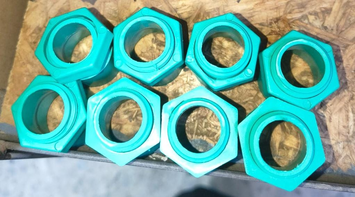
#> input picture data/imagen_proyecto2.png, 355 x 197 px, shrunk from 1022 x 566 before the run
$ python semana09_vision.py
#> lines starting #> are read from the running program, lines starting #| are printed output that depends on the picture; after the words box and inside, x2 and y2 are one past the last pixel; in counts of white or black regions, pixels touching at a corner belong together
from pathlib import Path
from importlib import import_module

import matplotlib.pyplot as plt


# Carga diferida para evitar falsos diagnósticos del analizador cuando
# `scikit-image` está instalado en un intérprete distinto al seleccionado.
skimage = import_module("skimage")
feature = skimage.feature
filters = skimage.filters
io = skimage.io
label = import_module("skimage.measure").label


# ============================================================
# 1. RUTAS
# ============================================================

ROOT = Path(__file__).resolve().parent.parent
DATA = ROOT / "data"
ARTIFACTS = ROOT / "artifacts"

ARTIFACTS.mkdir(parents=True, exist_ok=True)


# ============================================================
# 2. CARGAR IMAGEN DEL PROYECTO
# ============================================================

image = io.imread(
    DATA / "imagen_proyecto2.png",
    as_gray=True
)
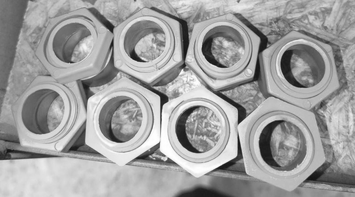
#> image: shape (197, 355) float64; min 0.0813, max 1, mean 0.626


# ============================================================
# 3. DETECCIÓN DE BORDES - CANNY
# ============================================================

edges_sigma_1 = feature.canny(
    image,
    sigma=1.0
)
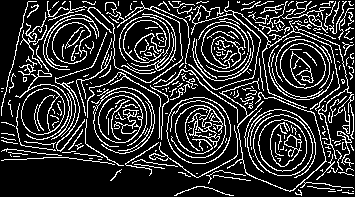
#> edges_sigma_1: shape (197, 355) bool; 19.3% white in thin lines or dots

edges_sigma_2 = feature.canny(
    image,
    sigma=2.0
)
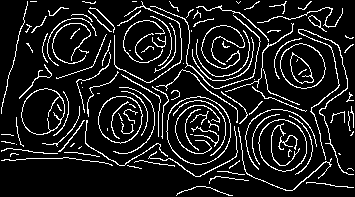
#> edges_sigma_2: shape (197, 355) bool; 11.6% white in thin lines or dots

edges_sigma_4 = feature.canny(
    image,
    sigma=4.0
)
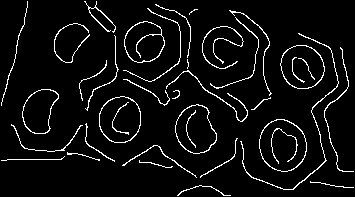
#> edges_sigma_4: shape (197, 355) bool; 5.8% white in thin lines or dots


# ============================================================
# 4. SEGMENTACIÓN MEDIANTE OTSU
# ============================================================

threshold = filters.threshold_otsu(image)
#> threshold = 0.571

mask = image > threshold
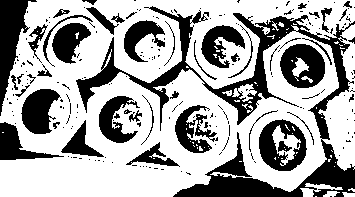
#> mask: shape (197, 355) bool; 65.5% white; 214 black regions (166 under 20 px), largest, box (x1, y1, x2, y2) and area: (76, 6, 355, 197) 9409, (0, 0, 37, 116) 1731, (280, 44, 325, 88) 1358


# ============================================================
# 5. REGIONES CONECTADAS
# ============================================================

labels = label(mask)
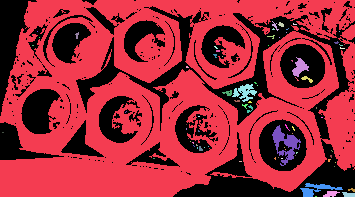
#> labels: shape (197, 355) int32; 75 distinct labels, from 0 to 74; one colour per label, 0 black

numero_regiones = labels.max()
#> numero_regiones = 74

print("Umbral Otsu:", round(float(threshold), 4))
#| Umbral Otsu: 0.5711
print("Regiones conectadas:", numero_regiones)
#| Regiones conectadas: 74


# ============================================================
# 6. EVIDENCIA VISUAL
# ============================================================

fig, axes = plt.subplots(
    1,
    5,
    figsize=(18, 4)
)

axes[0].imshow(image, cmap="gray")
axes[0].set_title("Original")

axes[1].imshow(edges_sigma_1, cmap="gray")
axes[1].set_title("Canny sigma=1")

axes[2].imshow(edges_sigma_2, cmap="gray")
axes[2].set_title("Canny sigma=2")

axes[3].imshow(edges_sigma_4, cmap="gray")
axes[3].set_title("Canny sigma=4")

axes[4].imshow(mask, cmap="gray")
axes[4].set_title("Otsu")


for ax in axes:
    ax.axis("off")


fig.tight_layout()

fig.savefig(
    ARTIFACTS / "semana09_vision.png",
    dpi=160
)

print(
    "Guardado:",
    ARTIFACTS / "semana09_vision.png"
)

$ run again, with data/imagen_proyecto.png copied over data/imagen_proyecto2.png
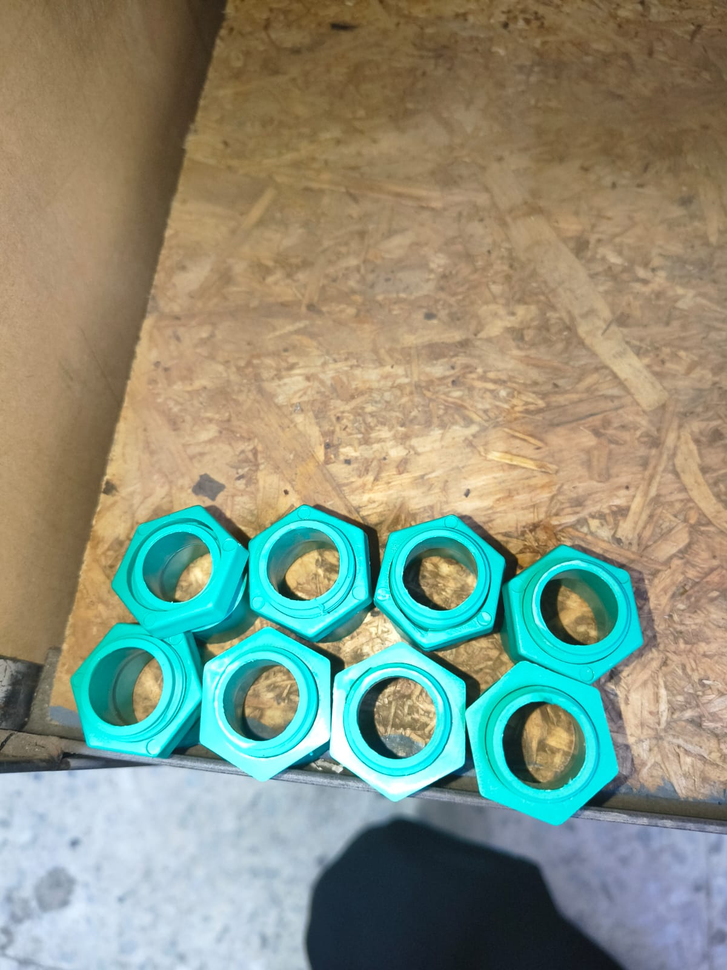
#> input picture data/imagen_proyecto.png, 727 x 970 px, shrunk from 1200 x 1600 before the run
#> `edges_sigma_1 = feature.canny( image, sigma=1.0 )`:
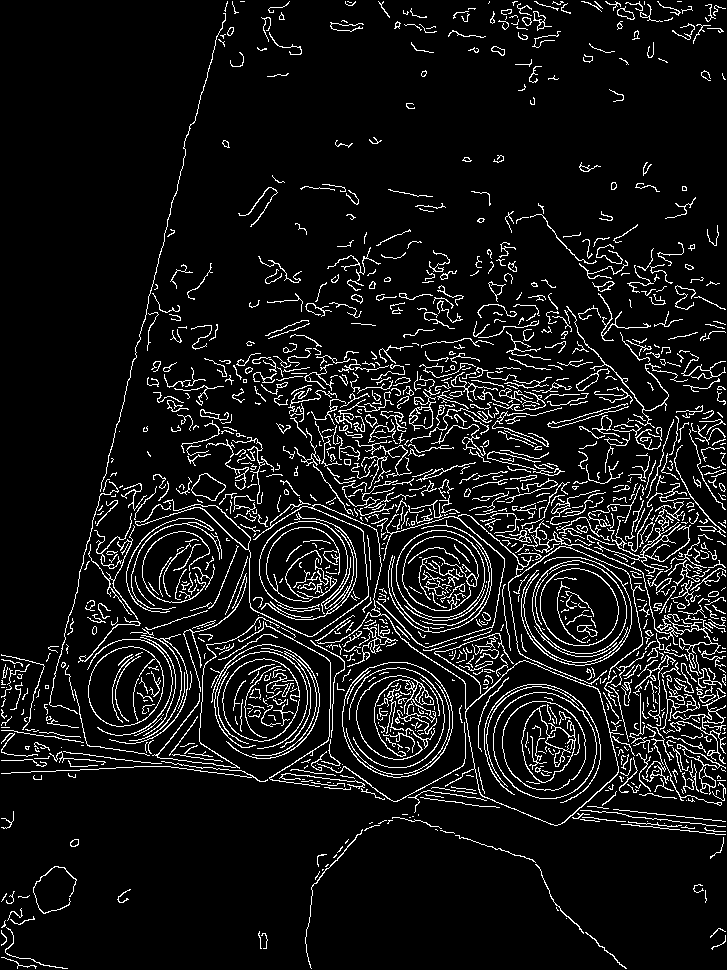
#> edges_sigma_1: shape (970, 727) bool; 8.4% white in thin lines or dots
#> edges_sigma_2: shape (970, 727) bool; 3.9% white in thin lines or dots
#> edges_sigma_4: shape (970, 727) bool; 1.4% white in thin lines or dots
#> threshold = 0.528
#> mask: shape (970, 727) bool; 60.6% white; 993 black regions (801 under 20 px), largest, box (x1, y1, x2, y2) and area: (0, 0, 727, 774) 167368, (304, 798, 680, 970) 43075, (183, 504, 660, 735) 14470
#> `labels = label(mask)`:
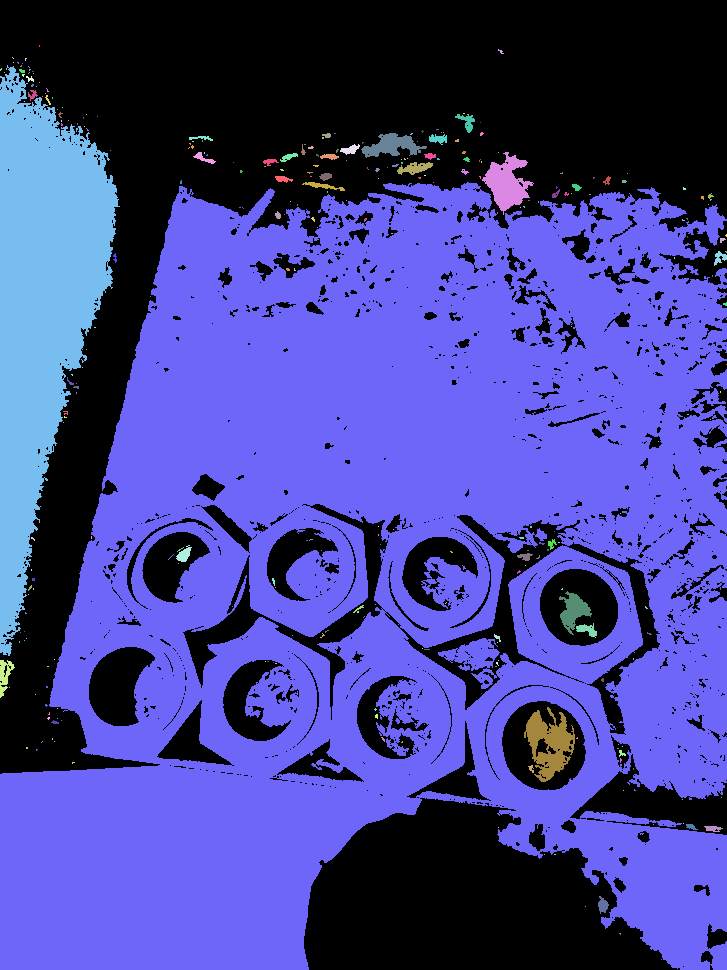
#> labels: shape (970, 727) int32; 299 distinct labels, from 0 to 298; one colour per label, 0 black
#> numero_regiones = 298
#| Umbral Otsu: 0.5277
#| Regiones conectadas: 298

$ run again, with data/semana10_cajas.png copied over data/imagen_proyecto2.png
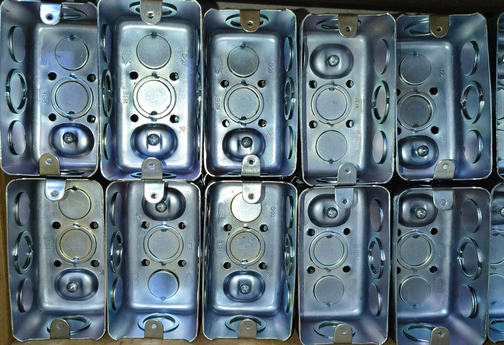
#> input picture data/semana10_cajas.png, 504 x 345 px, shrunk from 1451 x 994 before the run
#> `edges_sigma_1 = feature.canny( image, sigma=1.0 )`:
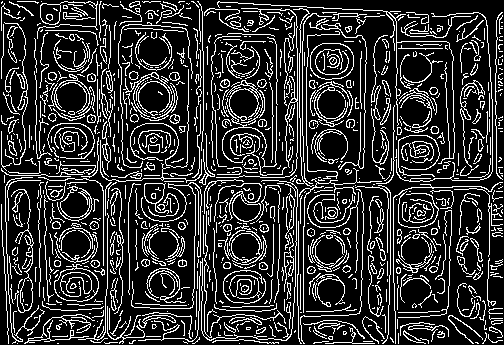
#> edges_sigma_1: shape (345, 504) bool; 19.7% white in thin lines or dots
#> edges_sigma_2: shape (345, 504) bool; 12.6% white in thin lines or dots
#> edges_sigma_4: shape (345, 504) bool; 5.2% white in thin lines or dots
#> threshold = 0.443
#> mask: shape (345, 504) bool; 46.5% white; 474 white regions (363 under 20 px), largest, box (x1, y1, x2, y2) and area: (33, 0, 203, 312) 24212, (298, 29, 367, 345) 12837, (213, 34, 283, 178) 6906
#> `labels = label(mask)`:
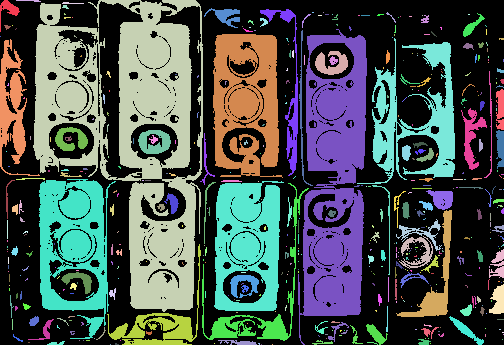
#> labels: shape (345, 504) int32; 475 distinct labels, from 0 to 474; one colour per label, 0 black
#> numero_regiones = 474
#| Umbral Otsu: 0.4434
#| Regiones conectadas: 474
